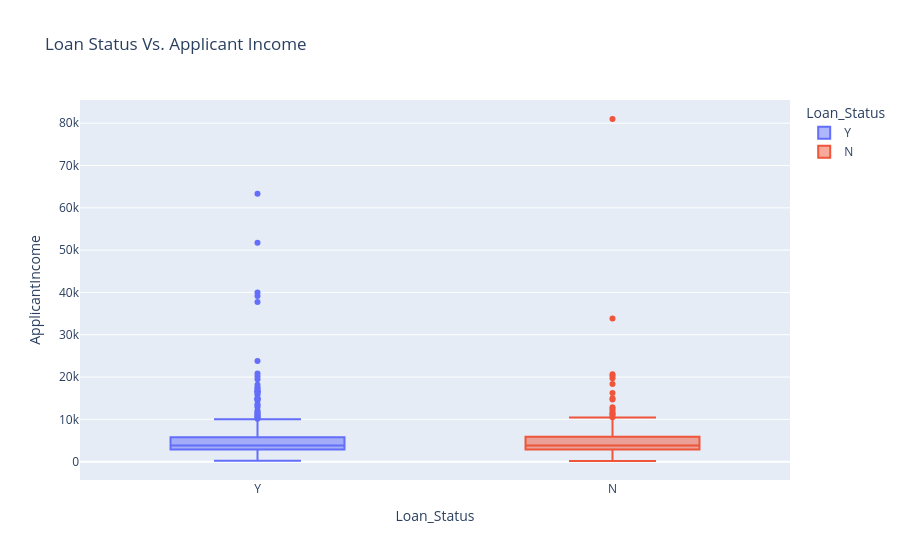

The cell this chart's notebook holds for it:
### Code cell
# Now let's have a look at the relationship between the income of the loan applicant and the loan status
fig_income = px.box(data, x = 'Loan_Status', y = 'ApplicantIncome', color = 'Loan_Status', title = 'Loan Status Vs. Applicant Income')
fig_income.show()

### Figure 1 — Plotly figure (JSON) as saved in the notebook; plotly's stock layout.template omitted (floating-point values rounded to 4 significant figures; data arrays with more than 128 entries replaced by an {"elided": "..."} marker saying what was removed)
{"data": [{"alignmentgroup": "True", "hovertemplate": "Loan_Status=%{x}<br>ApplicantIncome=%{y}<extra></extra>", "legendgroup": "Y", "marker": {"color": "#636efa"}, "name": "Y", "notched": false, "offsetgroup": "Y", "orientation": "v", "showlegend": true, "type": "box", "x": {"elided": "422 str values"}, "x0": " ", "xaxis": "x", "y": {"elided": "422 int values"}, "y0": " ", "yaxis": "y"}, {"alignmentgroup": "True", "hovertemplate": "Loan_Status=%{x}<br>ApplicantIncome=%{y}<extra></extra>", "legendgroup": "N", "marker": {"color": "#EF553B"}, "name": "N", "notched": false, "offsetgroup": "N", "orientation": "v", "showlegend": true, "type": "box", "x": {"elided": "192 str values"}, "x0": " ", "xaxis": "x", "y": {"elided": "192 int values"}, "y0": " ", "yaxis": "y"}], "layout": {"autosize": true, "boxmode": "overlay", "legend": {"title": {"text": "Loan_Status"}, "tracegroupgap": 0}, "title": {"text": "Loan Status Vs. Applicant Income"}, "xaxis": {"anchor": "y", "autorange": true, "categoryarray": ["Y", "N"], "categoryorder": "array", "domain": [0, 1], "range": [-0.5, 1.5], "title": {"text": "Loan_Status"}, "type": "category"}, "yaxis": {"anchor": "x", "autorange": true, "domain": [0, 1], "range": [-4342.0, 85490.0], "title": {"text": "ApplicantIncome"}, "type": "linear"}}}
